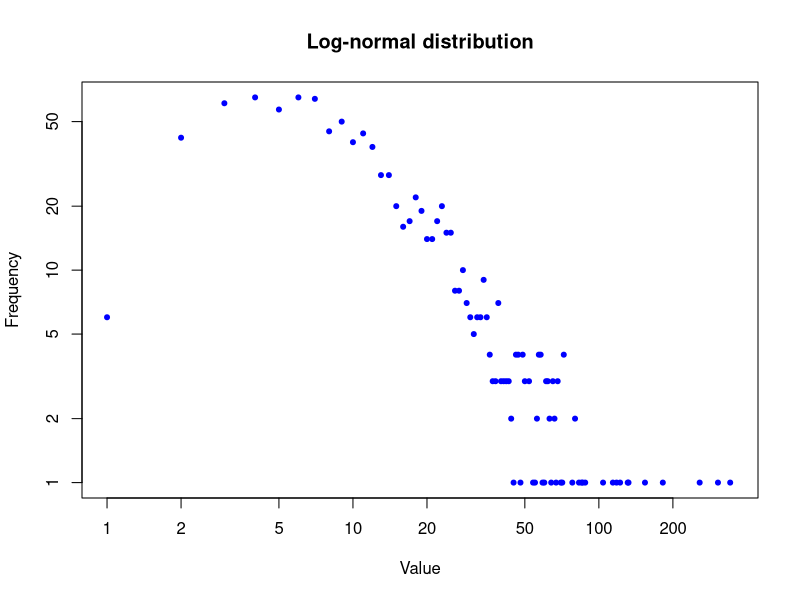

Here is the R script that generated this plot:
# Get a random log-normal distribution
r <- rlnorm(1000)

# Get the distribution without plotting it using tighter breaks
h <- hist(r, plot=F, breaks=c(seq(0,max(r)+1, .1)))

# Plot the distribution using log scale on both axes, and use
# blue points
plot(h$counts, log="xy", pch=20, col="blue",
	main="Log-normal distribution",
	xlab="Value", ylab="Frequency")
